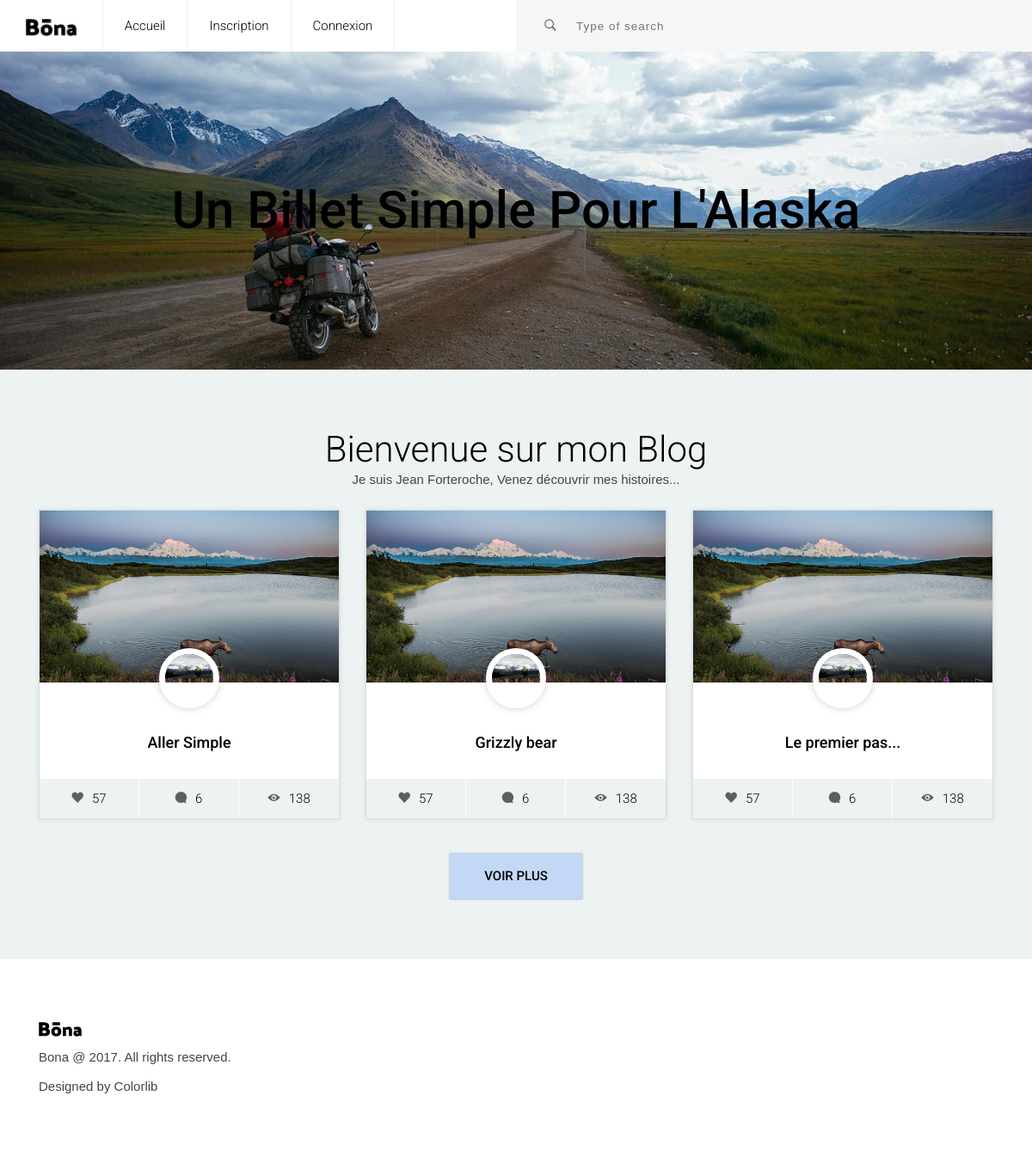
Screenshot of /P4_01_Code/public/index.php with the database file from the repository.
### tables this page shows
CREATE TABLE `articles` (
  `id` int(11) NOT NULL,
  `title` varchar(255) NOT NULL,
  `introduction` text NOT NULL,
  `content` longtext NOT NULL,
  `created_at` datetime NOT NULL,
  `author_id` int(11) NOT NULL
);

### P4_01_Code/app/Renderer.php (called while the page is built, shortened)
<?php
 class Renderer {
  public static function render(string $path, array $variables = []){
  extract($variables);
  require('views/' .$path. '.html.php');
  require('views/layout.html.php');
  }
}

### P4_01_Code/app/controllers/Controllers.php (called while the page is built, shortened)
<?php
abstract class Controllers{
    public function __construct()
    {
        $this->model = new $this->modelName();
    }
    public function index(){
        $articles = $this->model->findAll("created_at DESC");
        \Renderer::render('articles/index', compact('pageTitle','articles'));
    }
}

### P4_01_Code/public/index.php (called while the page is built, shortened)
<?php
require_once '../app/Autoload.php';
\Router::route();

### P4_01_Code/app/Autoload.php (called while the page is built, shortened)
<?php
class Autoload{
    public static function autoloader(){
        spl_autoload_register(function($className){
            $className = str_replace("\\", "/", $className);
        });
    }
}

### P4_01_Code/app/Database.php (called while the page is built)
<?php
class Database{
    private static $connexion = null;
    public static function getPdo():PDO{
        try{
        if(self::$connexion === null){
            self::$connexion = new PDO('mysql:host=localhost;dbname=alaska;charset=utf8', 'root', 'root', [
                PDO::ATTR_ERRMODE => PDO::ERRMODE_EXCEPTION,
                PDO::ATTR_DEFAULT_FETCH_MODE => PDO::FETCH_ASSOC
            ]);
        }
        return self::$connexion;
        throw new Exception('Error 404');
        }catch(Exception $e){
        $e->getMessage();
        }
    }
}

### P4_01_Code/app/models/Model.php (called while the page is built, shortened)
<?php
abstract class Model {
    protected $pdo;
    protected $table;
    public function __construct()
    {
        $this->pdo = \Database::getPdo();
    }
    public function findAll(?string $order = ""):array {
        $sql = "SELECT * FROM {$this->table}";
        if($order){
            $sql .= " ORDER BY " . $order;
        }
        $resultats = $this->pdo->query($sql);
        $articles = $resultats->fetchAll();
        return $articles;
    }
}

### P4_01_Code/app/views/articles/index.html.php (the view, shortened to what this page needs)
<header>
		<div class="container-fluid position-relative no-side-padding">
			<a href="#" class="logo"><img src="images/logo.png" alt="Logo Image"></a>
			<ul class="main-menu visible-on-click" id="main-menu">
				<li>
					<a href="index.php?action=Uindex">Accueil</a>
				</li>
				<li>
					<a href="index.php?action=UsignIn">Inscription</a>
				</li>
				<li>
					<a href="index.php?action=Ulogin">Connexion</a>
				</li>
			</ul>
			<div class="src-area">
				<form>
					<button class="src-btn" type="submit"><i class="ion-ios-search-strong"></i></button>
					<input class="src-input" type="text" placeholder="Type of search">
				</form>
			</div>
		</div>
	</header>
<div class="slider">
  <div class="display-table  center-text">
	<h1 class="title display-table-cell"><b>Un Billet Simple Pour L'Alaska</b></h1>
  </div>
</div>
	<section class="blog-area section">
		<div class="container">
		<h2>Bienvenue sur mon Blog</h2>
		<p>Je suis Jean Forteroche, Venez découvrir mes histoires...</p>
		<br />
			<div class="row">
        <?php
        foreach ($articles as $article):
         ?>
				<div class="col-lg-4 col-md-6">
					<div class="card h-100">
						<div class="single-post post-style-1">
							<div class="blog-image"><img src="images/denali3.jpeg" alt="Blog Image"></div>
							<a class="avatar" href="index.php?action=Ushow&id=<?= $article['id'] ?>"><img src="images/denali6.jpeg" alt="Profile Image"></a>
							<div class="blog-info">
								<h4 class="title"><a href="index.php?action=Ushow&id=<?= $article['id'] ?>"><b><?= $article['title'] ?></b></a></h4>
								<ul class="post-footer">
									<li><a href="#"><i class="ion-heart"></i>57</a></li>
									<li><a href="#"><i class="ion-chatbubble"></i>6</a></li>
									<li><a href="#"><i class="ion-eye"></i>138</a></li>
								</ul>
							</div>
						</div>
					</div>
				</div>
        <?php endforeach ?>
			</div>
			<a class="load-more-btn" href="#"><b>VOIR PLUS</b></a>
		</div>
	</section>

### P4_01_Code/public/layout-1/css/styles.css (style rules this page uses)
html { font-size: 100%; height: 100%; overflow-x: hidden; touch-action: manipulation; }
body { font-size: 15px; font-family: 'Roboto', sans-serif; width: 100%; height: 100%; margin: 0; font-weight: 300; -webkit-font-smoothing: antialiased; -moz-osx-font-smoothing: grayscale; word-wrap: break-word; background: #EDF3F3; color: #000; }
h1, h2, h3, h4, h5, h6, p, a, ul, span, li, img { margin: 0; padding: 0; font-weight: 300; }
h1,h2,h3,h4,h5,h6 { line-height: 1.5; }
p { line-height: 1.6; font-family: 'Maven Pro', sans-serif; font-weight: 400; color: #444; }
h1 { font-size: 4em; line-height: 1; }
h2 { font-size: 2.8em; line-height: 1.1; }
h4 { font-size: 1.2em; }
a, button { display: inline-block; text-decoration: none; color: inherit; transition: all .3s; }
b { font-weight: 500; }
img { width: 100%; }
li { list-style: none; display: inline-block; }
header { font-weight: 400; }
.section { padding: 70px 0 40px; }
.center-text { text-align: center; }
.display-table { display: table; height: 100%; width: 100%; }
.display-table-cell { display: table-cell; vertical-align: middle; }
.card { background: transparent; border: 0; }
.no-side-padding { padding-right: 0px; padding-left: 0px; }
header { overflow: hidden; background: #fff; box-shadow: 0px 2px 10px rgba(0,0,0, .3); }
header .logo { float: left; height: 20px; margin: 20px 30px; }
header .logo img { height: 100%; width: auto; }
header .main-menu { display: inline-block; float: left; }
header .main-menu > li { float: left; }
header .main-menu > li > a { height: 60px; line-height: 60px; padding: 0 25px; border-right: 1px solid #eee; }
header .main-menu > li:first-child > a { border-left: 1px solid #eee; }
header .src-area { position: relative; height: 60px; width: 50%; float: right; display: inline-block; background: #F5F7F6; }
header .src-area .src-input { position: absolute; top: 0; bottom: 0; left: 0; right: 0; width: 100%; padding: 0 20px 0 70px; background: transparent; border: 0; outline: 0; }
header .src-area .src-btn { position: absolute; top: 0; bottom: 0; left: 0; width: 40px; background: none; border: 0; font-size: 1.2em; outline: 0; margin-left: 20px; opacity: .6; cursor: pointer; z-index: 10; }
.slider { height: 370px; width: 100%; background-image: url(../../images/denalimoto2.jpg); background-size: cover; }
.blog-area .row div[class^="col"] { margin-bottom: 30px; }
.blog-area { text-align: center; background: #EDF3F3; }
.blog-area .single-post { height: 100%; position: relative; padding-bottom: 45px; overflow: hidden; box-shadow: 0px 0px 5px rgba(0,0,0,.1); border: 1px solid #ddd; background: #fff; }
.blog-area .single-post .title { padding: 20px 30px 30px; }
.single-post .avatar { margin: 0 auto; margin-top: -40px; width: 70px; height: 70px; overflow: hidden; z-index: 10; border-radius: 100px; position: relative; border: 7px solid #fff; box-shadow: 0px 0px 10px rgba(0,0,0,.2); }
.single-post .post-footer { position: absolute; bottom: 0; left: 0; right: 0; text-align: center; }
.single-post .post-footer > li { width: 33.33%; display: inline-block; border-right: 1px solid #fff; background: #EDF3F3; }
.single-post .post-footer > li:first-child { float: left; }
.single-post .post-footer > li:last-child { border: 0px; float: right; }
.single-post .post-footer > li > a { line-height: 45px; width: 100%; }
.single-post .post-footer i { display: inline-block; margin-right: 10px; opacity: .6; font-size: 1.1em; }
.post-style-1 .blog-image { max-height: 200px; overflow: hidden; }
.display-table .display-table-cell.title { padding: 30px; }
.load-more-btn { padding: 15px 40px; margin: 10px 0 30px; transition: all .3s; box-shadow: 0px 0px 2px rgba(0,0,0,.4); background: #C3D8F5; }

### rows the page displays
articles: title "Aller Simple"
articles: title "Grizzly bear"
articles: title "Le premier pas..."
